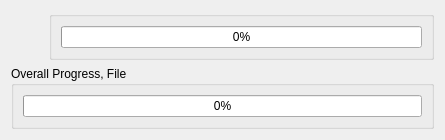
<?xml version="1.0" encoding="UTF-8"?>
<ui version="4.0">
 <class>ProgressDialog</class>
 <widget class="QDialog" name="ProgressDialog">
  <property name="geometry">
   <rect>
    <x>0</x>
    <y>0</y>
    <width>445</width>
    <height>126</height>
   </rect>
  </property>
  <property name="windowTitle">
   <string>Dialog</string>
  </property>
  <property name="windowIcon">
   <iconset resource="Resources.qrc">
    <normaloff>:/Images/Leaner24.png</normaloff>:/Images/Leaner24.png</iconset>
  </property>
  <layout class="QVBoxLayout" name="verticalLayout_3">
   <item>
    <layout class="QHBoxLayout" name="horizontalLayout">
     <item>
      <widget class="QLabel" name="lblIcon">
       <property name="minimumSize">
        <size>
         <width>32</width>
         <height>32</height>
        </size>
       </property>
       <property name="maximumSize">
        <size>
         <width>32</width>
         <height>32</height>
        </size>
       </property>
       <property name="text">
        <string/>
       </property>
       <property name="pixmap">
        <pixmap resource="Resources.qrc">:/Images/extract.png</pixmap>
       </property>
       <property name="alignment">
        <set>Qt::AlignCenter</set>
       </property>
      </widget>
     </item>
     <item>
      <widget class="QGroupBox" name="groupBox">
       <property name="title">
        <string/>
       </property>
       <layout class="QVBoxLayout" name="verticalLayout">
        <item>
         <widget class="QProgressBar" name="progressBar">
          <property name="value">
           <number>0</number>
          </property>
          <property name="textVisible">
           <bool>true</bool>
          </property>
          <property name="format">
           <string notr="true">%p%</string>
          </property>
         </widget>
        </item>
       </layout>
      </widget>
     </item>
    </layout>
   </item>
   <item>
    <widget class="QGroupBox" name="groupBox_2">
     <property name="title">
      <string>Overall Progress, File</string>
     </property>
     <layout class="QVBoxLayout" name="verticalLayout_2">
      <item>
       <widget class="QProgressBar" name="progressBar_2">
        <property name="value">
         <number>0</number>
        </property>
        <property name="textVisible">
         <bool>true</bool>
        </property>
        <property name="format">
         <string notr="true">%p%</string>
        </property>
       </widget>
      </item>
     </layout>
    </widget>
   </item>
  </layout>
 </widget>
 <resources>
  <include location="Resources.qrc"/>
 </resources>
 <connections/>
</ui>
